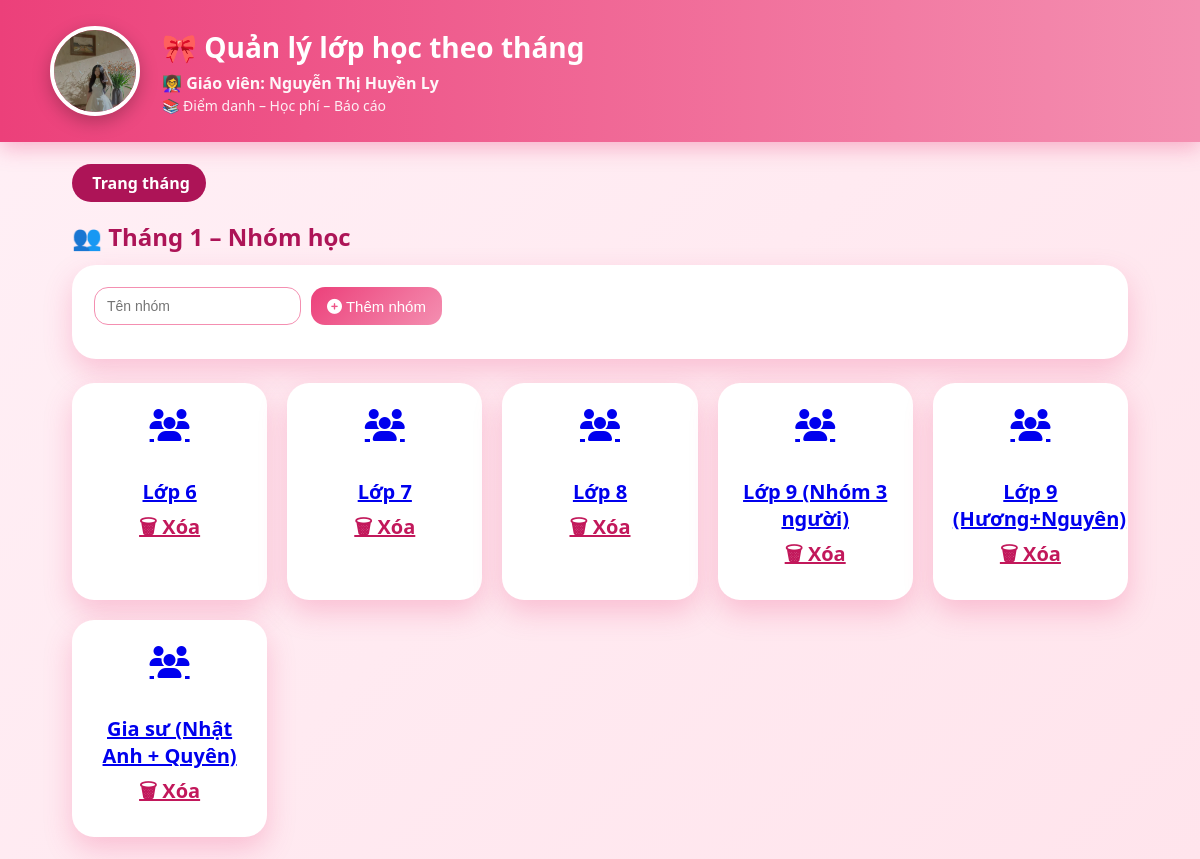
Screenshot of /groups/1 with the database file from the repository.
### tables this page shows
CREATE TABLE groups (
        id INTEGER PRIMARY KEY AUTOINCREMENT,
        month INTEGER,
        group_master_id INTEGER
    );

CREATE TABLE group_master (
        id INTEGER PRIMARY KEY AUTOINCREMENT,
        name TEXT UNIQUE
    );

### app.py (the view)
@app.route("/groups/<int:month>")
def groups(month):
    db = get_db()
    groups = db.execute("""
        SELECT g.id, gm.name
        FROM groups g
        JOIN group_master gm ON gm.id = g.group_master_id
        WHERE g.month=?
    """, (month,)).fetchall()
    return render_template("group.html", month=month, groups=groups)

### app.py (called while the page is built)
def get_db():
    conn = sqlite3.connect(DB)
    conn.row_factory = sqlite3.Row
    return conn

### templates/group.html (shortened to what this page needs)
{% extends "base.html" %}
{% block content %}
<div class="nav">
    <a href="/">
         Trang tháng
    </a>
</div>
<h2>👥 Tháng {{ month }} – Nhóm học</h2>
<div class="card">
    <form class="form-inline group-form" method="post" action="/add_group">
        <input name="name" placeholder="Tên nhóm" required>
        <button type="submit" class="btn">
            <i class="fa-solid fa-circle-plus"></i> Thêm nhóm
        </button>
    </form>
</div>
<div class="months">
{% for g in groups %}
    <div class="month-btn">
        <a href="/month/{{ month }}/{{ g.id }}">
            <i class="fa-solid fa-users"></i><br>
            {{ g.name }}
        </a>
        <a href="/delete_group/{{ g.id }}/{{ month }}"
           onclick="return confirm('Xóa nhóm?')"
           style="color:#c2185b;display:block;margin-top:8px">
           🗑 Xóa
        </a>
    </div>
{% endfor %}
</div>
{% endblock %}

### static/style.css (style rules this page uses)
* { box-sizing: border-box; }
body { margin: 0; font-family: "Segoe UI", Arial, sans-serif; background: linear-gradient(135deg, #fff0f6, #ffe4ec); color: #333; }
h2, h3 { margin: 18px 0 12px; color: #ad1457; }
.months { display: grid; grid-template-columns: repeat(auto-fill, minmax(180px, 1fr)); gap: 20px; margin-top: 20px; }
.month-btn { background: #fff; border-radius: 22px; padding: 26px 20px; text-align: center; text-decoration: none; color: #ec407a; font-size: 20px; font-weight: 700; box-shadow: 0 12px 28px rgba(236, 64, 122, .25); transition: .25s; }
.month-btn i { font-size: 32px; display: block; margin-bottom: 10px; }
.nav { display: flex; flex-wrap: wrap; gap: 10px; margin-bottom: 18px; align-items: center; }
.nav a { background: #ad1457; color: #fff; padding: 8px 16px; border-radius: 999px; text-decoration: none; font-weight: 600; transition: .2s; }
.card { background: #fff; padding: 22px; border-radius: 24px; box-shadow: 0 12px 28px rgba(236, 64, 122, .25); margin-bottom: 24px; }
.form-inline { display: flex; gap: 10px; flex-wrap: wrap; margin-bottom: 12px; }
.form-inline input, .form-inline select { padding: 10px 12px; border-radius: 14px; border: 1px solid #f48fb1; outline: none; font-size: 14px; }
.form-inline button { padding: 10px 16px; border: none; border-radius: 14px; background: linear-gradient(135deg, #ec407a, #f48fb1); color: #fff; font-size: 15px; cursor: pointer; transition: .2s; }

### rows the page displays
groups: name "Lớp 6"
groups: name "Lớp 7"
groups: name "Lớp 8"
groups: name "Lớp 9 (Nhóm 3 người)"
groups: name "Lớp 9 (Hương+Nguyên)"
groups: name "Gia sư (Nhật Anh + Quyên)"

### other values shown
{{ month }} "1"
